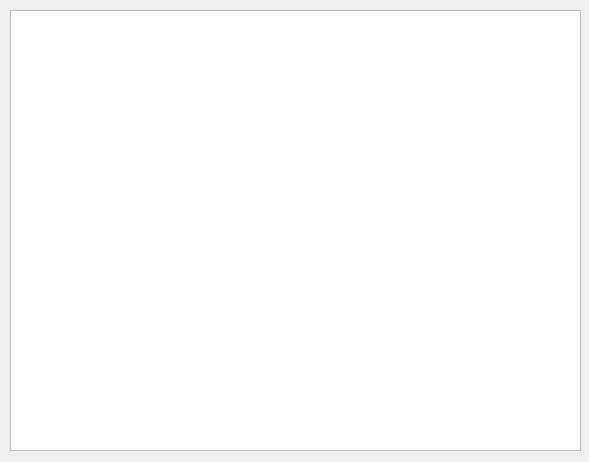
<?xml version="1.0" encoding="UTF-8"?>
<ui version="4.0">
 <class>transactions</class>
 <widget class="QWidget" name="transactions">
  <property name="geometry">
   <rect>
    <x>0</x>
    <y>0</y>
    <width>589</width>
    <height>462</height>
   </rect>
  </property>
  <property name="windowTitle">
   <string>Form</string>
  </property>
  <widget class="QTableView" name="tableView">
   <property name="geometry">
    <rect>
     <x>10</x>
     <y>10</y>
     <width>571</width>
     <height>441</height>
    </rect>
   </property>
  </widget>
 </widget>
 <resources/>
 <connections/>
</ui>
